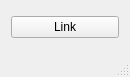
<?xml version="1.0" encoding="UTF-8"?>
<ui version="4.0">
 <class>MainWindow</class>
 <widget class="QMainWindow" name="MainWindow">
  <property name="geometry">
   <rect>
    <x>0</x>
    <y>0</y>
    <width>130</width>
    <height>77</height>
   </rect>
  </property>
  <property name="minimumSize">
   <size>
    <width>130</width>
    <height>77</height>
   </size>
  </property>
  <property name="maximumSize">
   <size>
    <width>130</width>
    <height>77</height>
   </size>
  </property>
  <property name="windowTitle">
   <string>Mouse Connector</string>
  </property>
  <widget class="QWidget" name="centralWidget">
   <layout class="QGridLayout" name="gridLayout">
    <item row="0" column="0">
     <widget class="QPushButton" name="linkButton">
      <property name="text">
       <string>Link</string>
      </property>
     </widget>
    </item>
   </layout>
  </widget>
  <widget class="QMenuBar" name="menuBar">
   <property name="geometry">
    <rect>
     <x>0</x>
     <y>0</y>
     <width>93</width>
     <height>18</height>
    </rect>
   </property>
  </widget>
  <widget class="QStatusBar" name="statusBar"/>
 </widget>
 <layoutdefault spacing="6" margin="11"/>
 <resources/>
 <connections/>
</ui>
